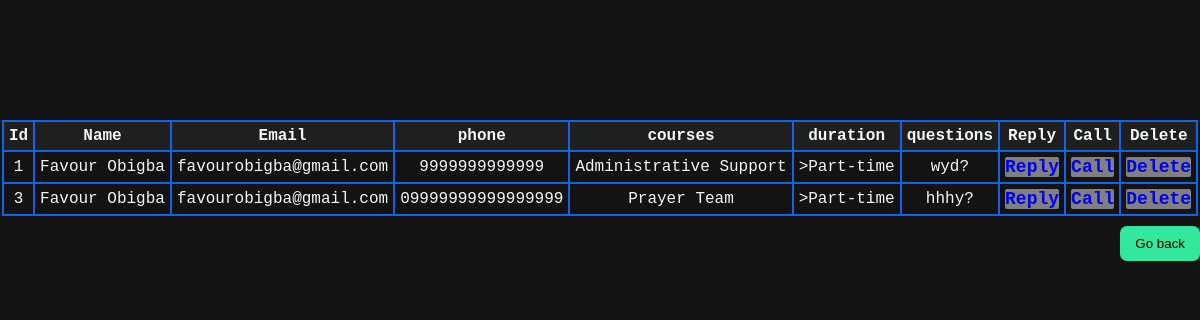
Screenshot of /admin/volunteer.php with the database file from the repository.
### tables this page shows
CREATE TABLE `daat_bible_school` (
  `id` int(11) NOT NULL,
  `name` varchar(1000) NOT NULL,
  `email` varchar(1000) NOT NULL,
  `phone` varchar(1000) NOT NULL,
  `courses` varchar(1000) NOT NULL,
  `duration` varchar(1000) NOT NULL,
  `questions` varchar(1000) NOT NULL
);

### admin/volunteer.php (the view, shortened to what this page needs)
<?php
include"../php/process.php";
?>
<!DOCTYPE html>
<html lang="en">
<head>
     <link rel="stylesheet" href="../fontawesome/css/all.css">
     <link rel="stylesheet" href="contacts.css?<?php echo time()?>">
</head>
<body>
<table>
        <tr>
            <th>Id</th>
            <th>Name</th>
            <th>Email</th>
            <th>phone</th>
            <th>courses</th>
            <th>duration</th>
            <th>questions</th>
            <th>Reply</th>
            <th>Call</th>
            <th>Delete</th>
          </tr>
          <?php
           $arg0 = "SELECT * FROM `daat_bible_school`";
           $query0 = mysqli_query($connect, $arg0);
           while ($row = mysqli_fetch_assoc($query0)) {
               ?>
                     <tr>
                    <td><?php echo $row['id']?></td>
                    <td><?php echo $row['name']?></td>
                    <td><?php echo $row['email']?></td>
                    <td><?php echo $row['phone']?></td>
                    <td><?php echo $row['courses']?></td>
                    <td><?php echo $row['duration']?></td>
                    <td><?php echo $row['questions']?></td>
                    <td>
                         <a href="mailto:/<?php echo $row['email']?>">Reply</a>
                    </td>
                    <td>
                         <a href="tel:/<?php echo $row['phone']?>">Call</a>
                    </td>
                    <td>
                      <a href="volunteer.php? delete_volunteer=<?php echo $row['id']?>">Delete</a>
                    </td>
                </tr>
            <?php
        }
        ?>
     </table>
     <a href="dashboard.php"><button class="back">Go back</button></a>
</body>
</html>

### admin/contacts.css (style rules this page uses)
body { padding: 0px; margin: 0px; background-color: #131313; }
table { border-collapse:collapse; margin:auto; margin-top:10%; }
th { background-color: rgba(60, 60, 60, 0.3); border: 2px solid rgb(17, 99, 233); padding:5px; color: whitesmoke; font-family: 'Courier New', Courier, monospace; }
td { border: 2px solid rgb(17, 99, 233); padding:5px; text-align: center; color: whitesmoke; font-family: 'Courier New', Courier, monospace; }
td a { background-color: grey; text-decoration: none; font-size: 18px; font-family: 'Courier New', Courier, monospace; font-weight: bold; border-radius: 2px; }
.back { background-color: rgb(51, 231, 156); margin-top: 10px; float: right; padding: 10px 15px; border-radius: 7px; border: none; }

### rows the page displays
daat_bible_school: id "1", name "Favour Obigba", email "favourobigba@gmail.com", phone "9999999999999", courses "Administrative Support", duration ">Part-time", questions "wyd?"
daat_bible_school: id "3", name "Favour Obigba", email "favourobigba@gmail.com", phone "09999999999999999", courses "Prayer Team", duration ">Part-time", questions "hhhy?"
